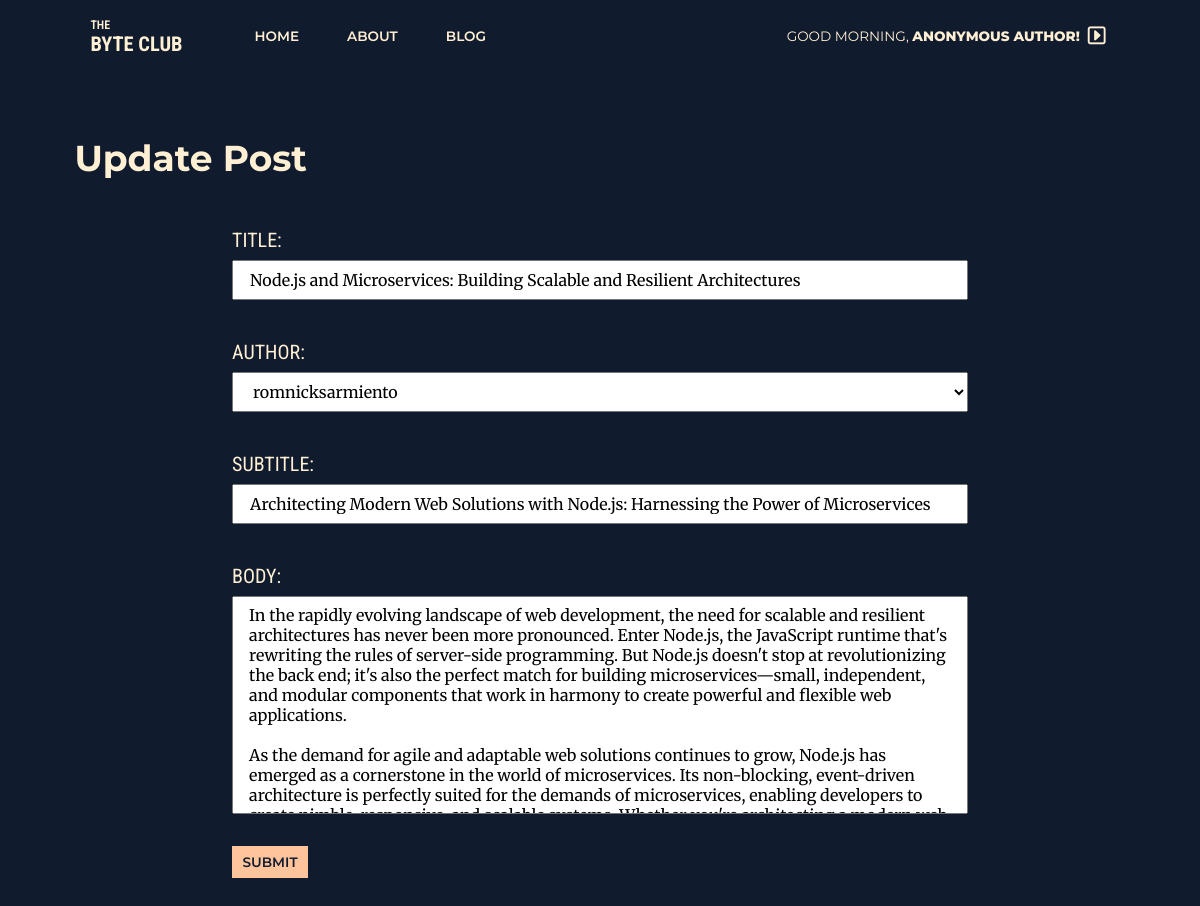
/12/update/ (signed in), run on an earlier commit of the app's database.
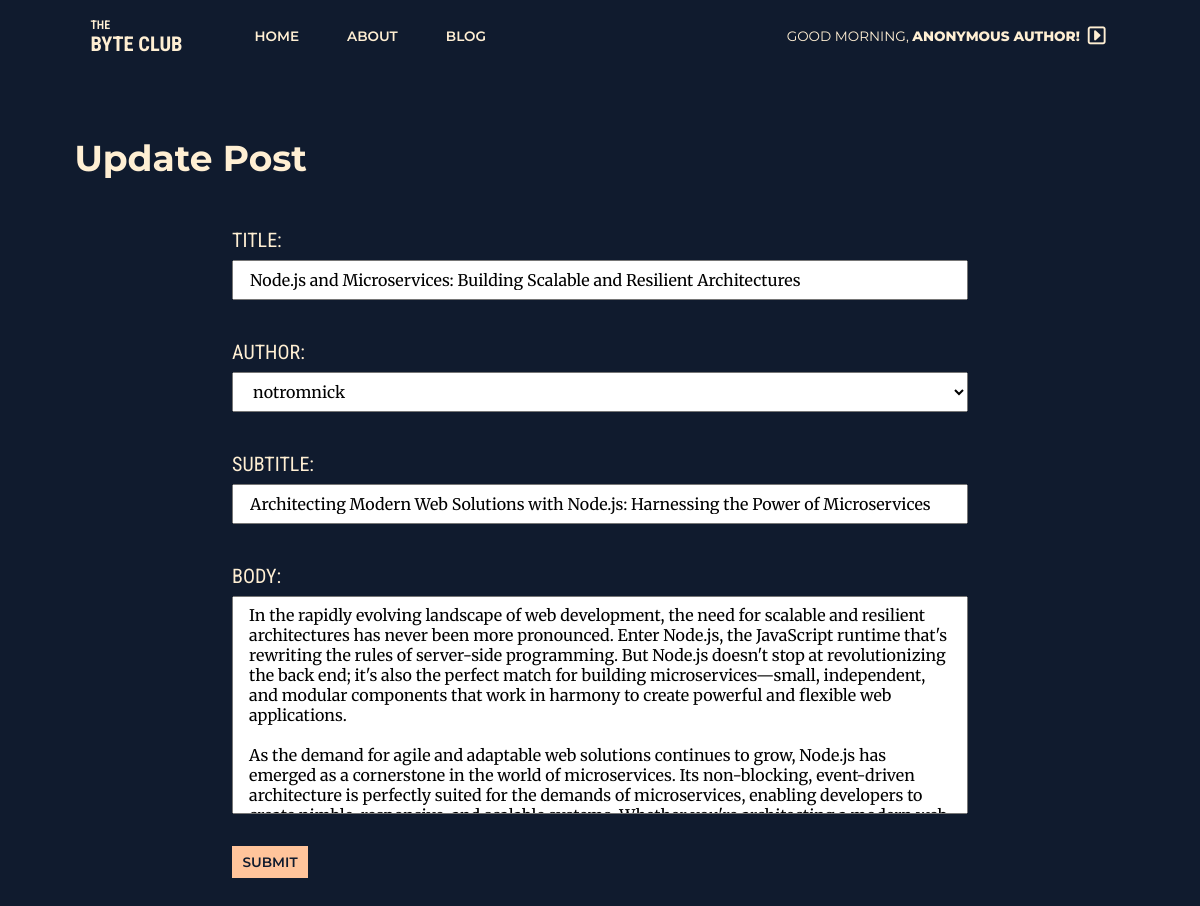
And on a later commit of the database.
### posts/models.py (models this page shows, shortened)
class Post(models.Model):
    title = models.CharField(max_length=128)
    subtitle = models.CharField(max_length=256)
    author = models.ForeignKey(
        get_user_model(),
        on_delete=models.CASCADE
    )
    body = models.TextField()
    created_on = models.DateField(auto_now_add=True)

### posts/views.py (the view)
# urls.py: path("<int:pk>/update/", views.PostUpdateView.as_view(), name="update"),
class PostUpdateView(UpdateView):
    template_name = "posts/update.html"
    model = Post
    fields = ["title", "author", "subtitle", "body"]

### templates/posts/update.html (shortened to what this page needs)
{% extends 'base.html' %}
{% block content %}
<main id="update-page" class="flex-col align">
    <div class="container flex-col">
        <h1>Update Post</h1>
        <form method="POST" class="flex-col">
            {{ form.as_p }}
            <input type="submit" class="btn-success" value="Submit">
        </form>
    </div>
</main>
{% endblock content %}

### templates/base.html (shortened to what this page needs)
<!DOCTYPE html>
<html lang="en">
<head>
    {% load static %}
    <link rel="stylesheet" href="{% static 'css/base.css' %}">
</head>
<body>
    <nav>
      <div class="container nav-container flex-row align">
        <ul class="flex-row align">
            <li class="brand-container flex-col">
              <a href="{% url 'home' %}">
                <span>The</span>
                <h1>Byte Club</h1>
              </a>
            </li>
            <li>
              <a href="{% url 'home' %}">Home</a>
            </li>
            <li>
              <a href="{% url 'about' %}">About</a>
            </li>
            <li>
              <a href="{% url 'list' %}">Blog</a>
            </li>
        </ul>
        <ul id="user-block" class="flex-row align">
          {% if user.is_authenticated %}
            <li class="user-control flex-row align">
              <p class="nav-link"><span id="user-greeting"></span>
                {{ user.first_name|default:"Anonymous Author" }}!
              </p>
              <i id="user-toggle-button" class="fa-solid fa-square-caret-right"></i>
            </li>
          {% endif %}
        </ul>
    </nav>
    {% block content %}
    {% endblock content %}
</body>
</html>

What changed in the data, as far as the page shows it:
changed Post "Node.js and Microservices: Building Scalable and Resilient Architectures": author "romnicksarmiento" → "notromnick"
